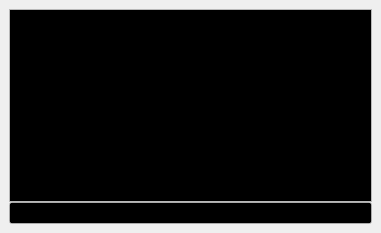
<?xml version="1.0" encoding="UTF-8"?>
<ui version="4.0">
 <class>Dock_Script_Log</class>
 <widget class="QDockWidget" name="Dock_Script_Log">
  <property name="geometry">
   <rect>
    <x>0</x>
    <y>0</y>
    <width>381</width>
    <height>233</height>
   </rect>
  </property>
  <property name="windowIcon">
   <iconset theme="utilities-terminal"/>
  </property>
  <property name="windowTitle">
   <string>Script Log</string>
  </property>
  <widget class="QWidget" name="dockWidgetContents">
   <layout class="QVBoxLayout" name="verticalLayout">
    <property name="spacing">
     <number>0</number>
    </property>
    <item>
     <widget class="QTextBrowser" name="text_output">
      <property name="palette">
       <palette>
        <active>
         <colorrole role="Text">
          <brush brushstyle="SolidPattern">
           <color alpha="255">
            <red>255</red>
            <green>255</green>
            <blue>255</blue>
           </color>
          </brush>
         </colorrole>
         <colorrole role="Base">
          <brush brushstyle="SolidPattern">
           <color alpha="255">
            <red>0</red>
            <green>0</green>
            <blue>0</blue>
           </color>
          </brush>
         </colorrole>
        </active>
        <inactive>
         <colorrole role="Text">
          <brush brushstyle="SolidPattern">
           <color alpha="255">
            <red>255</red>
            <green>255</green>
            <blue>255</blue>
           </color>
          </brush>
         </colorrole>
         <colorrole role="Base">
          <brush brushstyle="SolidPattern">
           <color alpha="255">
            <red>0</red>
            <green>0</green>
            <blue>0</blue>
           </color>
          </brush>
         </colorrole>
        </inactive>
        <disabled>
         <colorrole role="Text">
          <brush brushstyle="SolidPattern">
           <color alpha="255">
            <red>190</red>
            <green>190</green>
            <blue>190</blue>
           </color>
          </brush>
         </colorrole>
         <colorrole role="Base">
          <brush brushstyle="SolidPattern">
           <color alpha="255">
            <red>239</red>
            <green>235</green>
            <blue>231</blue>
           </color>
          </brush>
         </colorrole>
        </disabled>
       </palette>
      </property>
      <property name="font">
       <font>
        <family>Monospace</family>
       </font>
      </property>
      <property name="undoRedoEnabled">
       <bool>false</bool>
      </property>
     </widget>
    </item>
    <item>
     <widget class="QLineEdit" name="script_input">
      <property name="palette">
       <palette>
        <active>
         <colorrole role="Text">
          <brush brushstyle="SolidPattern">
           <color alpha="255">
            <red>0</red>
            <green>255</green>
            <blue>0</blue>
           </color>
          </brush>
         </colorrole>
         <colorrole role="Base">
          <brush brushstyle="SolidPattern">
           <color alpha="255">
            <red>0</red>
            <green>0</green>
            <blue>0</blue>
           </color>
          </brush>
         </colorrole>
        </active>
        <inactive>
         <colorrole role="Text">
          <brush brushstyle="SolidPattern">
           <color alpha="255">
            <red>0</red>
            <green>255</green>
            <blue>0</blue>
           </color>
          </brush>
         </colorrole>
         <colorrole role="Base">
          <brush brushstyle="SolidPattern">
           <color alpha="255">
            <red>0</red>
            <green>0</green>
            <blue>0</blue>
           </color>
          </brush>
         </colorrole>
        </inactive>
        <disabled>
         <colorrole role="Text">
          <brush brushstyle="SolidPattern">
           <color alpha="255">
            <red>190</red>
            <green>190</green>
            <blue>190</blue>
           </color>
          </brush>
         </colorrole>
         <colorrole role="Base">
          <brush brushstyle="SolidPattern">
           <color alpha="255">
            <red>239</red>
            <green>235</green>
            <blue>231</blue>
           </color>
          </brush>
         </colorrole>
        </disabled>
       </palette>
      </property>
      <property name="font">
       <font>
        <family>Monospace</family>
       </font>
      </property>
     </widget>
    </item>
   </layout>
  </widget>
 </widget>
 <tabstops>
  <tabstop>script_input</tabstop>
  <tabstop>text_output</tabstop>
 </tabstops>
 <resources/>
 <connections/>
</ui>
